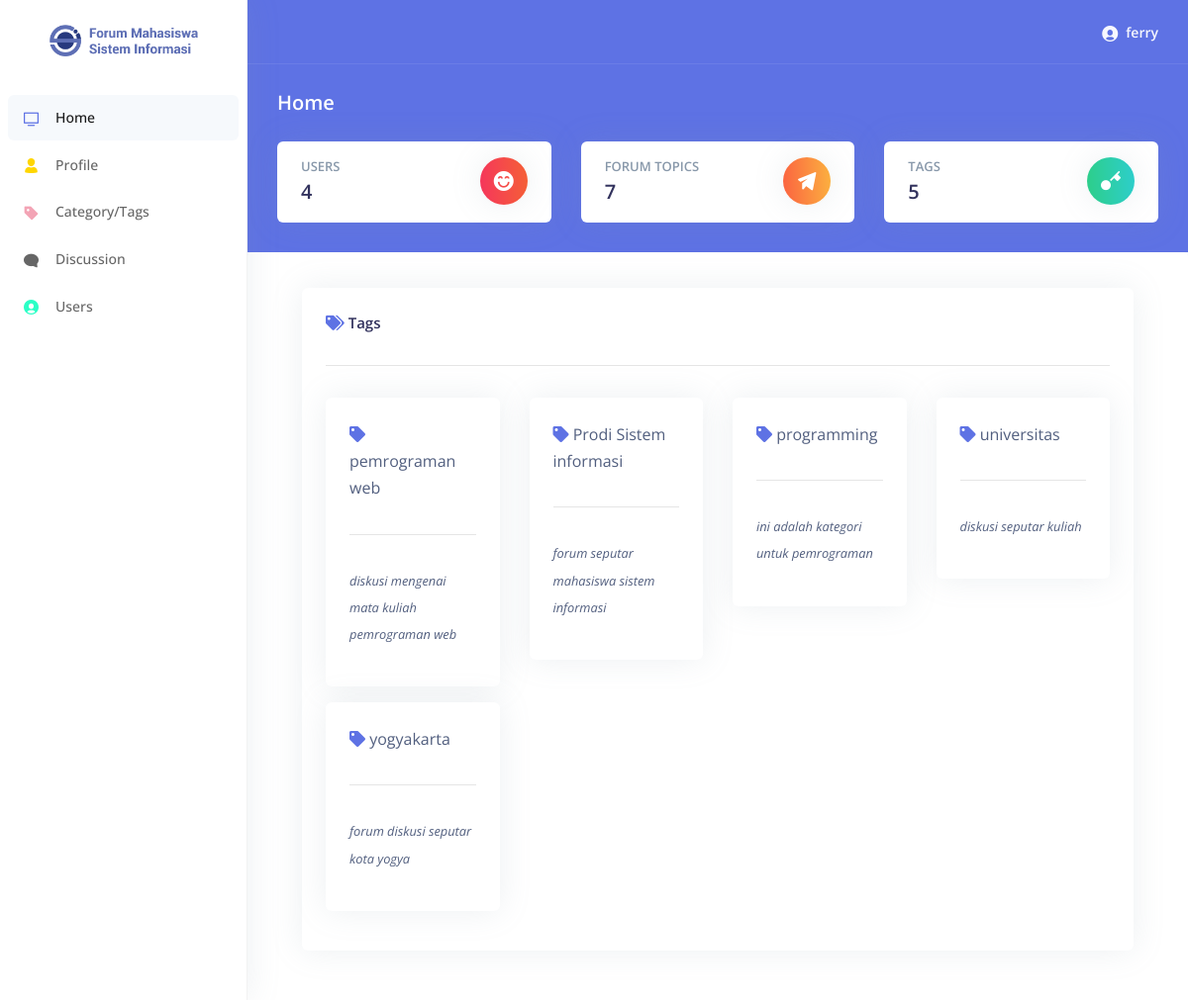
Screenshot of /examples/dashboard.php (signed in) with the database file from the repository.
### tables this page shows
CREATE TABLE `categories` (
  `cat_id` int(8) NOT NULL,
  `cat_name` varchar(255) NOT NULL,
  `cat_description` varchar(255) NOT NULL
);

### examples/dashboard.php (the view, shortened to what this page needs)
<?php
include "koneksi.php";
include("../includes/header.php");
?>
<body>
  <?php include("../includes/navbar.php") ?>
  <div class="main-content" id="panel">
    <?php include("../includes/top_nav.php") ?>
    <div class="header bg-primary">
      <div class="container-fluid">
        <div class="header-body">
          <div class="row align-items-center py-4">
            <div class="col-lg-6 col-7">
              <h6 class="h2 text-white d-inline-block mb-0">Home</h6>
            </div>
          </div>
        </div>
      </div>
    </div>
    <div class="header bg-primary">
      <div class="container-fluid">
        <div class="header-body">
          <div class="row">
            <div class="col-xl-4 col-md-6">
              <div class="card card-stats">
                <a href="users.php" class="card-body">
                  <div class="row">
                    <div class="col">
                      <h5 class="card-title text-uppercase text-muted mb-0">Users</h5>
                      <span
                        class="h2 font-weight-bold mb-0"><?php echo $connect->query("SELECT * FROM users")->num_rows; ?></span>
                    </div>
                    <div class="col-auto">
                      <div class="icon icon-shape bg-gradient-red text-white rounded-circle shadow">
                        <i class="ni ni-satisfied"></i>
                      </div>
                    </div>
                  </div>
                </a>
              </div>
            </div>
            <div class="col-xl-4 col-md-6">
              <div class="card card-stats">
                <a href="category.php" class="card-body">
                  <div class="row">
                    <div class="col">
                      <h5 class="card-title text-uppercase text-muted mb-0">Forum Topics</h5>
                      <span
                        class="h2 font-weight-bold mb-0"><?php echo $connect->query("SELECT * FROM topics")->num_rows; ?></span>
                    </div>
                    <div class="col-auto">
                      <div class="icon icon-shape bg-gradient-orange text-white rounded-circle shadow">
                        <i class="ni ni-send"></i>
                      </div>
                    </div>
                  </div>
                </a>
              </div>
            </div>
            <div class="col-xl-4 col-md-6">
              <div class="card card-stats">
                <a href="category.php" class="card-body">
                  <div class="row">
                    <div class="col">
                      <h5 class="card-title text-uppercase text-muted mb-0">Tags</h5>
                      <span
                        class="h2 font-weight-bold mb-0"><?php echo $connect->query("SELECT * FROM categories")->num_rows; ?></span>
                    </div>
                    <div class="col-auto">
                      <div class="icon icon-shape bg-gradient-green text-white rounded-circle shadow">
                        <i class="ni ni-key-25"></i>
                      </div>
                    </div>
                  </div>
                </a>
              </div>
            </div>
          </div>
        </div>
      </div>
    </div>
    <div class="row">
      <div class="col-xl-12 col-md-6">
        <div class="card-header border-0">
          <div class="row align-items-center">
            <div class="col-xl-12 containe-fluid">
              <div class="row mt-3 ml-3 mr-3">
                <div class="col-lg-12">
                  <div class="card">
                    <div class="card-body">
                      <h4><i class="fa fa-tags text-primary"></i> Tags</h4>
                      <hr class="divider" style="max-width: 100%">
                      <div class="row">
                        <?php
                        include "koneksi.php";
                        $tags = $connect->query("SELECT * FROM categories order by cat_name asc");
                        while ($row = $tags->fetch_assoc()) :
                        ?>
                        <div class="col-md-3">
                          <div class="card mb-3">
                            <div class="card-body">
                              <p>
                                <large><i class="fa fa-tag text-primary"></i> <b><?php echo $row['cat_name'] ?></b>
                                </large>
                              </p>
                              <hr class="divider" style="max-width: 100%">
                              <p><small><i><?php echo $row['cat_description'] ?></i></small></p>
                            </div>
                          </div>
                        </div>
                        <?php endwhile; ?>
                      </div>
                    </div>
                  </div>
                </div>
              </div>
            </div>
          </div>
        </div>
      </div>
    </div>
  </div>
</body>
</html>

### rows the page displays
categories: cat_name "pemrograman web", cat_description "diskusi mengenai mata kuliah pemrograman web"
categories: cat_name "Prodi Sistem informasi", cat_description "forum seputar mahasiswa sistem informasi"
categories: cat_name "programming", cat_description "ini adalah kategori untuk pemrograman"
categories: cat_name "universitas", cat_description "diskusi seputar kuliah"
categories: cat_name "yogyakarta", cat_description "forum diskusi seputar kota yogya"

### other values shown
$name "ferry"
$connect->query("SELECT * FROM users")->num_rows "4"
$connect->query("SELECT * FROM topics")->num_rows "7"
$connect->query("SELECT * FROM categories")->num_rows "5"
